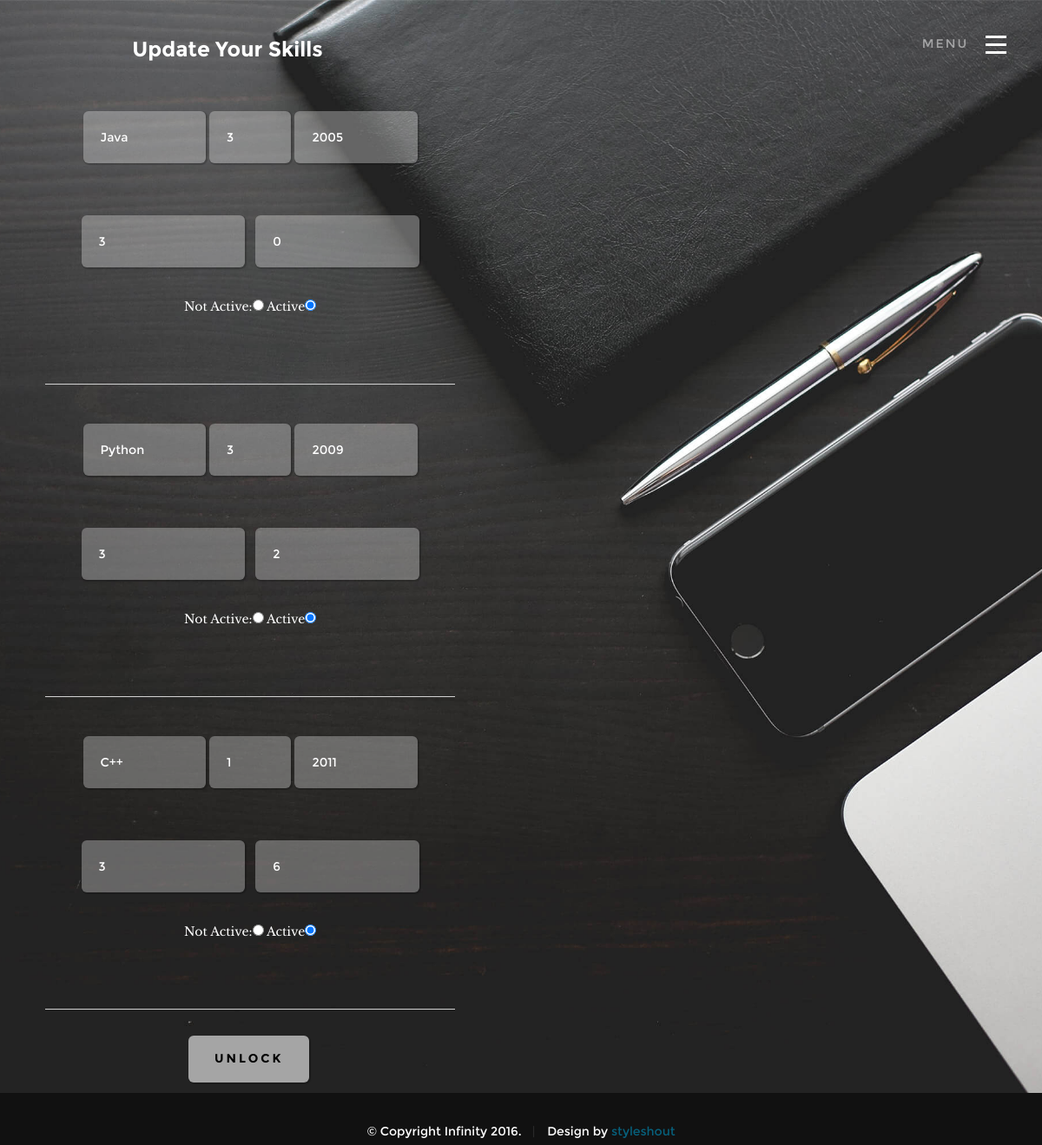
Screenshot of /upski.php (signed in) with the database file from the repository.
### tables this page shows
CREATE TABLE `eskill` (
  `id` int(11) NOT NULL,
  `eid` int(11) NOT NULL,
  `skillid` int(11) NOT NULL,
  `lastused` int(4) NOT NULL,
  `exp_y` int(11) NOT NULL,
  `exp_m` int(11) NOT NULL,
  `ver` float NOT NULL,
  `activ` varchar(2) NOT NULL DEFAULT 'a'
);

CREATE TABLE `skill` (
  `skillnam` varchar(10) NOT NULL,
  `skillid` int(11) NOT NULL
);

### upski.php (the view, shortened to what this page needs)
<?php
if (!(isset($_SESSION['eid'])))
	header("Location: index.php");
else
{
?>
<!DOCTYPE html>
<html>
<html class="no-js" lang="en">
<head>
   <link rel="stylesheet" href="css/base.css">
   <link rel="stylesheet" href="css/vendor.css">
   <link rel="stylesheet" href="css/main.css">
</head>
<body id="top">
	<?php
							$id=$_SESSION['eid'];
							$port = getenv('S2G_mysqli_PORT');
							$dbhost = "localhost".$port;
							$dbuser = "root";
							$dbpass = "";
							$connect = mysqli_connect($dbhost,$dbuser,$dbpass);
							mysqli_select_db($connect,'employee_db');
							$countquery = "SELECT * FROM eskill A LEFT JOIN skill B ON A.skillid = B.skillid WHERE eid = '$id'";
							$r=mysqli_query($connect,$countquery);
	?>
   <header>
		<a id="header-menu-trigger" href="#0">
		 	<span class="header-menu-text">Menu</span>
		  	<span class="header-menu-icon"></span>
		</a>
	</header>
  <section id="home">
   	<div class="home-content-table-details" id="details">
		   <div class="home-content-tablecell">
		   <div class="rowdetails">
			<div class="col-twelve">
				<h2 class="animate-intro">Update Your Skills</h2>
			</div>
			</div>
		   	<div style="text_align:center;margin-left:10%">
			<div class="rowdetails"><center>
								<form action="updateskill.php" method="post" name="upd">
								<?php
			while($skill = mysqli_fetch_assoc($r))
			{
				?>
						<div id="skillset" class="controls controls-row">
							<br>
								<div>
									<input type="text" name="skill[]" id="skill" disabled placeholder=" SKILL" value="<?php echo $skill['skillnam']; ?>" style="width: 30%; display: inline; ">
									<input type="text" class="edit" disabled id="version" name="version[]" placeholder=" VERSION USED	" value="<?php echo $skill['ver']; ?>" style="width: 20%; display:inline;">
									<input type="number" class="edit" disabled id="last-used" name="last-used[]" placeholder=" LAST USED" value="<?php echo $skill['lastused']; ?>" min="1980" max="2018" style="width: 30%; display: inline;	">
								</div>
								<div>
								<br>
									<input type="number" class="edit" disabled id="exp-year" name="exp-year[]" placeholder=" EXPERIENCE (in Years)" value="<?php echo $skill['exp_y']; ?>" min="0" max="30" style="width: 40%;display:inline;"> &nbsp;
									<input type="number" class="edit" disabled id="exp-month" name="exp-month[]" placeholder=" EXPERIENCE (in Months)" value="<?php echo $skill['exp_m']; ?>" min="0" max="11" style="width: 40%;display: inline;">
								</div>
								<div>
									<?php
										if($skill['activ']=='a')
										{
									?>
											Not Active:<input type="radio" name="del[<?php echo $skill['id']?>]" value="na">
											Active<input type="radio" name="del[<?php echo $skill['id']?>]" value="a" checked="checked">
									<?php
										}
										else
										{
									?>
											Not Active:<input type="radio" name="del[<?php echo $skill['id']?>]" value="na" checked="checked">
											Active<input type="radio" name="del[<?php echo $skill['id']?>]" value="a" >
									<?php
										}
									?>
								</div>
								<br>
								<hr class="break background-primary break-large break-center margin-bottom-50">
						</div>
			<?php
			}
			?>
								</form>
					<div class="col-twelve">
					<button onclick="unlock()" id="b">Unlock</button>
					</div>
		   	</center></div>
			</div>
		   </div>
		</div>
	 </section>
	<section id="foot">
   	<div class="footer-bottom">
      	<div class="row">
      		<div class="col-twelve">
	      		<div class="copyright">
		         	<span>© Copyright Infinity 2016.</span>
		         	<span>Design by <a href="http://www.styleshout.com/">styleshout</a></span>
		         </div>
	      	</div>
      	</div>
      </div>
</section>
<?php
}
	?>
</body>
</html>

### css/base.css (style rules this page uses)
html { font-family: sans-serif; -ms-text-size-adjust: 100%; -webkit-text-size-adjust: 100%; }
body { margin: 0; }
article, aside, details, figcaption, figure, footer, header, hgroup, main, menu, nav, section, summary { display: block; }
a { background: transparent; }
hr { -moz-box-sizing: content-box; box-sizing: content-box; height: 0; }
button, input, optgroup, select, textarea { color: inherit; font: inherit; margin: 0; }
button { overflow: visible; }
button, select { text-transform: none; }
button, html input[type="button"], input[type="reset"], input[type="submit"] { -webkit-appearance: button; cursor: pointer; }
button[disabled], html input[disabled] { cursor: default; }
input { line-height: normal; }
input[type="checkbox"], input[type="radio"] { box-sizing: border-box; padding: 0; }
html { font-size: 62.5%; box-sizing: border-box; }
*, *::before, *::after { box-sizing: inherit; }
body { font-weight: normal; line-height: 1; text-rendering: optimizeLegibility; word-wrap: break-word; -webkit-overflow-scrolling: touch; -webkit-text-size-adjust: none; }
body, input, button { -moz-osx-font-smoothing: grayscale; -webkit-font-smoothing: antialiased; }
div, dl, dt, dd, ul, ol, li, h1, h2, h3, h4, h5, h6, pre, form, p, blockquote, th, td { margin: 0; padding: 0; }
h1, h2, h3, h4, h5, h6 { -webkit-font-variant-ligatures: common-ligatures; -moz-font-variant-ligatures: common-ligatures; font-variant-ligatures: common-ligatures; text-rendering: optimizeLegibility; }
a { text-decoration: none; line-height: inherit; }
input[type="email"], input[type="number"], input[type="search"], input[type="text"], input[type="tel"], input[type="url"], input[type="password"], textarea { -webkit-appearance: none; -moz-appearance: none; -ms-appearance: none; -o-appearance: none; appearance: none; }
.row { width: 94%; max-width: 1170px; margin: 0 auto; }
.row:before, .row:after { content: ""; display: table; }
.row:after { clear: both; }
[class*="col-"], .bgrid { float: left; }
[class*="col-"] { padding: 0 20px; }
.col-twelve, .col-full { width: 100%; }

### rows the page displays
eskill: skillid.skillnam "Java", ver "3", lastused "2005", exp_y "3", exp_m "0"
eskill: skillid.skillnam "Python", ver "3", lastused "2009", exp_y "3", exp_m "2"
eskill: skillid.skillnam "C++", ver "1", lastused "2011", exp_y "3", exp_m "6"
